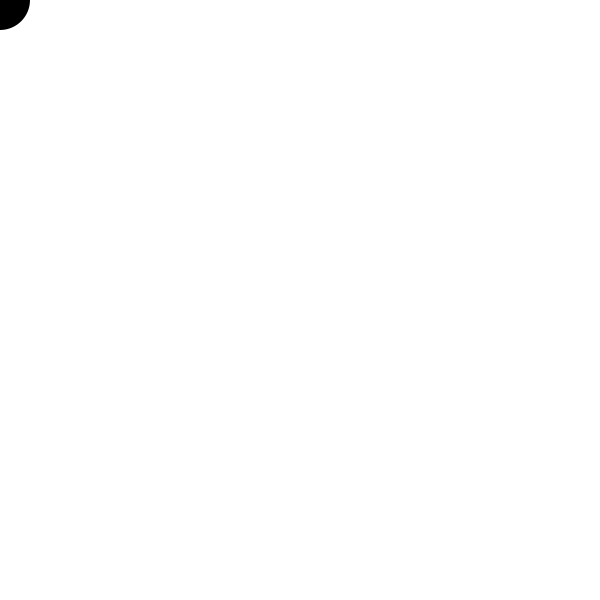
Frame 1 (no input)
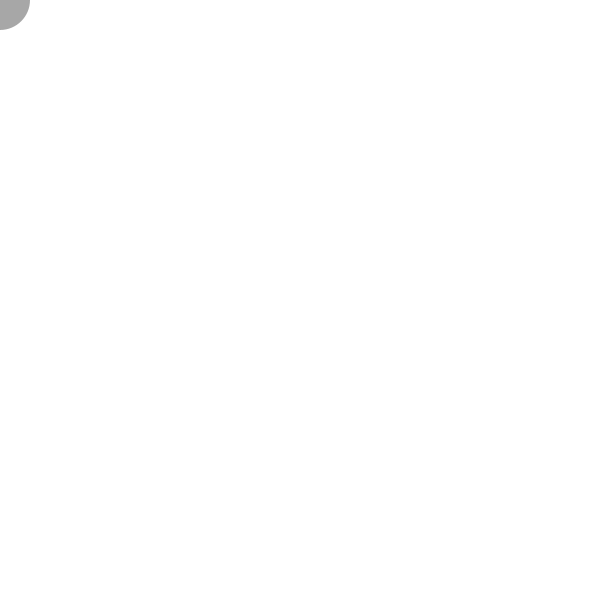
Frame 60 (the mouse pressed at the canvas centre just before this capture)
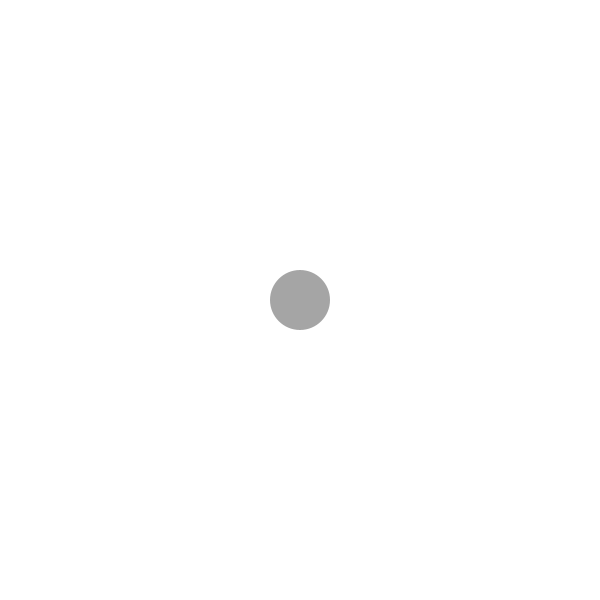
Frame 120 (the mouse held since frame 60 and released just before this capture)

The Processing sketch that drew these frames (run headless with seeded random() and noise(); from frame 60 on, the mouse is pressed at the canvas centre):

// Processing sketch: processing_130248
// ── processing_130248.pde

//Created by Tomas de Camino
//Oscilating color example
void setup(){
 size(600,600);
 smooth();
 noCursor();
 ellipseMode(CENTER);
}

void draw(){
  background(255);
  fill(255*sin(frameCount/8));
  noStroke();
  ellipse(mouseX, mouseY, 60,60);
}
